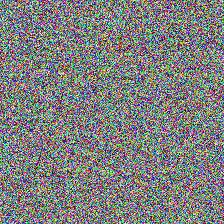
#> input picture backend/datasets/Au_1.jpg, 224 x 224 px
$ python -i frequency.py   (imports and definitions only)
#> lines starting #> are read from the running program, lines starting #| are printed output that depends on the picture; after the words box and inside, x2 and y2 are one past the last pixel; in counts of white or black regions, pixels touching at a corner belong together
import numpy as np
import cv2

def analyze(image: np.ndarray) -> dict:
    """
    Stream 4: Geometric Upsampling (FFT).
    Detects periodic peaks in the frequency domain. Global only.
    """
    if len(image.shape) == 3:
        if image.shape[2] == 4:
            image = cv2.cvtColor(image, cv2.COLOR_RGBA2GRAY)
        else:
            image = cv2.cvtColor(image, cv2.COLOR_RGB2GRAY)
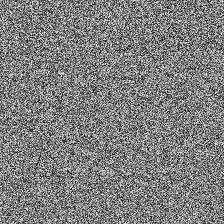
#> image: shape (224, 224); min 1, max 254, mean 127.1

    # Apply FFT
    f = np.fft.fft2(image)
    fshift = np.fft.fftshift(f)
    magnitude_spectrum = 20 * np.log(np.abs(fshift) + 1e-8)
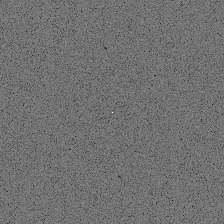
#> magnitude_spectrum: shape (224, 224) float64; min 74.95, max 313.4, mean 180.8; drawn with min black and max white

    # Basic analysis: count high energy peaks outside the DC center
    h, w = magnitude_spectrum.shape
#> h = 224; w = 224
    center_y, center_x = h // 2, w // 2
#> center_y = 112; center_x = 112

    # Mask out the DC component and low frequencies
    mask = np.ones((h, w), dtype=np.uint8)
    cv2.circle(mask, (center_x, center_y), 20, 0, -1)
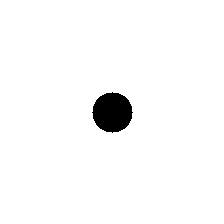
#> mask: shape (224, 224); values 0 (black) and 1 (white), 97.5% white; 1 black region, box (x1, y1, x2, y2) and area: (92, 92, 133, 133) 1257

    filtered_spectrum = magnitude_spectrum * mask
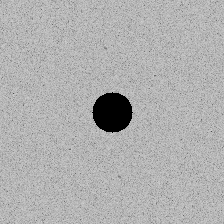
#> filtered_spectrum: shape (224, 224) float64; min 0, max 212.1, mean 176.3

    # Score based on max high-frequency peak relative to average
    avg_hf = np.mean(filtered_spectrum)
#> avg_hf = 176.3
    max_hf = np.max(filtered_spectrum)
#> max_hf = 212.1

    # Normalize score somewhat arbitrarily for the mock
    score = float(np.clip((max_hf - avg_hf) / 100.0, 0, 1))
#> score = 0.358

    # Global heatmap
    heatmap = np.ones((h, w), dtype=np.float32) * score
#> heatmap: shape (224, 224) float32; every value is 0.358

    return {
        "heatmap": heatmap,
        "score": score,
        "metadata": {"localized": False, "max_freq_peak": float(max_hf)}
    }

>>> import cv2
>>> picture = cv2.cvtColor(cv2.imread('../datasets/Au_1.jpg'), cv2.COLOR_BGR2RGB)
>>> result = analyze(picture)
#> result = 3 items

$ run again, on backend/datasets/Au_2.jpg
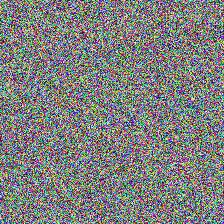
#> input picture backend/datasets/Au_2.jpg, 224 x 224 px
#> in analyze, `magnitude_spectrum = 20 * np.log(np.abs(fshift) + 1e-8)`:
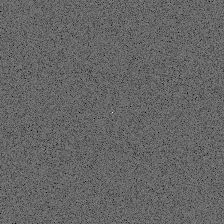
#> magnitude_spectrum: shape (224, 224) float64; min 92.41, max 313.4, mean 180.6; drawn with min black and max white
#> mask: shape (224, 224); values 0 (black) and 1 (white), 97.5% white; 1 black region, box (x1, y1, x2, y2) and area: (92, 92, 133, 133) 1257
#> in analyze, `filtered_spectrum = magnitude_spectrum * mask`:
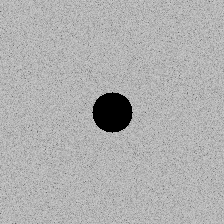
#> filtered_spectrum: shape (224, 224) float64; min 0, max 210.5, mean 176.1
#> avg_hf = 176.1
#> max_hf = 210.5
#> score = 0.344
#> heatmap: shape (224, 224) float32; every value is 0.344
#> result = 3 items

$ run again, on backend/datasets/Df_1.jpg
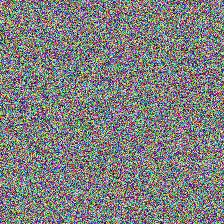
#> input picture backend/datasets/Df_1.jpg, 224 x 224 px
#> in analyze, `magnitude_spectrum = 20 * np.log(np.abs(fshift) + 1e-8)`:
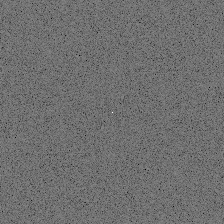
#> magnitude_spectrum: shape (224, 224) float64; min 77.68, max 313.4, mean 180.8; drawn with min black and max white
#> mask: shape (224, 224); values 0 (black) and 1 (white), 97.5% white; 1 black region, box (x1, y1, x2, y2) and area: (92, 92, 133, 133) 1257
#> in analyze, `filtered_spectrum = magnitude_spectrum * mask`:
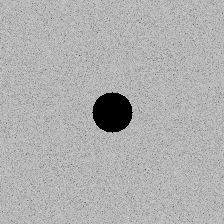
#> filtered_spectrum: shape (224, 224) float64; min 0, max 211.4, mean 176.3
#> avg_hf = 176.3
#> max_hf = 211.4
#> score = 0.351
#> heatmap: shape (224, 224) float32; every value is 0.351
#> result = 3 items

$ run again, on backend/datasets/Df_2.jpg
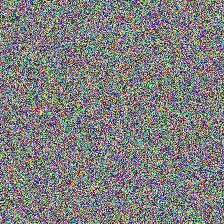
#> input picture backend/datasets/Df_2.jpg, 224 x 224 px
#> in analyze, `magnitude_spectrum = 20 * np.log(np.abs(fshift) + 1e-8)`:
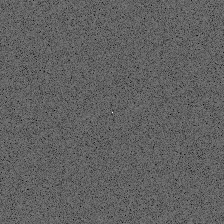
#> magnitude_spectrum: shape (224, 224) float64; min 98.38, max 313.3, mean 180.7; drawn with min black and max white
#> mask: shape (224, 224); values 0 (black) and 1 (white), 97.5% white; 1 black region, box (x1, y1, x2, y2) and area: (92, 92, 133, 133) 1257
#> in analyze, `filtered_spectrum = magnitude_spectrum * mask`:
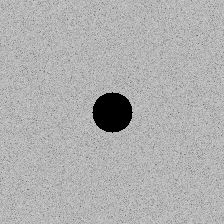
#> filtered_spectrum: shape (224, 224) float64; min 0, max 212.1, mean 176.1
#> avg_hf = 176.1
#> max_hf = 212.1
#> score = 0.36
#> heatmap: shape (224, 224) float32; every value is 0.36
#> result = 3 items
